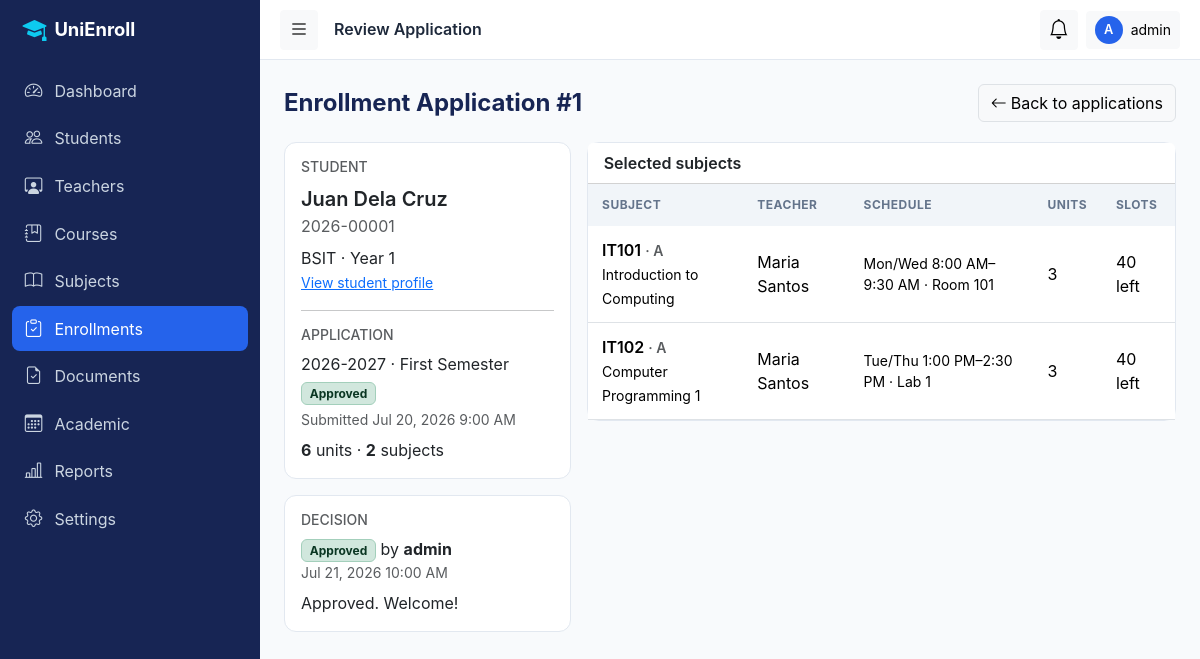
Screenshot of /admin/enrollments/view.php?id=1 (signed in) with the database file from the repository.
### tables this page shows
CREATE TABLE users (
  id            INT UNSIGNED AUTO_INCREMENT PRIMARY KEY,
  username      VARCHAR(50)  NOT NULL,
  email         VARCHAR(120) NOT NULL,
  password_hash VARCHAR(255) NOT NULL,
  role          ENUM('admin','teacher','student') NOT NULL,
  status        ENUM('active','inactive') NOT NULL DEFAULT 'active',
  last_login    DATETIME NULL,
  created_at    TIMESTAMP NOT NULL DEFAULT CURRENT_TIMESTAMP,
  updated_at    TIMESTAMP NOT NULL DEFAULT CURRENT_TIMESTAMP ON UPDATE CURRENT_TIMESTAMP,
  UNIQUE KEY uq_users_username (username),
  UNIQUE KEY uq_users_email (email),
  KEY idx_users_role_status (role, status)
);

CREATE TABLE enrollments (
  id           INT UNSIGNED AUTO_INCREMENT PRIMARY KEY,
  student_id   INT UNSIGNED NOT NULL,
  semester_id  INT UNSIGNED NOT NULL,
  status       ENUM('draft','pending','approved','rejected','cancelled') NOT NULL DEFAULT 'draft',
  total_units  TINYINT UNSIGNED NOT NULL DEFAULT 0,
  submitted_at DATETIME NULL,
  reviewed_by  INT UNSIGNED NULL,                       
  reviewed_at  DATETIME NULL,
  remarks      TEXT NULL,
  created_at   TIMESTAMP NOT NULL DEFAULT CURRENT_TIMESTAMP,
  updated_at   TIMESTAMP NOT NULL DEFAULT CURRENT_TIMESTAMP ON UPDATE CURRENT_TIMESTAMP,
  UNIQUE KEY uq_enrollments_student_sem (student_id, semester_id),
  KEY idx_enrollments_status (status),
  KEY idx_enrollments_semester (semester_id),
  CONSTRAINT fk_enrollments_student FOREIGN KEY (student_id)
    REFERENCES students(id) ON UPDATE CASCADE ON DELETE CASCADE,
  CONSTRAINT fk_enrollments_semester FOREIGN KEY (semester_id)
    REFERENCES semesters(id) ON UPDATE CASCADE ON DELETE RESTRICT,
  CONSTRAINT fk_enrollments_reviewer FOREIGN KEY (reviewed_by)
    REFERENCES users(id) ON UPDATE CASCADE ON DELETE SET NULL
);

CREATE TABLE students (
  id              INT UNSIGNED AUTO_INCREMENT PRIMARY KEY,
  user_id         INT UNSIGNED NOT NULL,
  student_no      VARCHAR(20)  NOT NULL,               
  first_name      VARCHAR(60)  NOT NULL,
  middle_name     VARCHAR(60)  NULL,
  last_name       VARCHAR(60)  NOT NULL,
  gender          ENUM('male','female','other') NULL,
  birth_date      DATE NULL,
  phone           VARCHAR(30)  NULL,
  address         VARCHAR(255) NULL,
  program_id      INT UNSIGNED NOT NULL,
  year_level      TINYINT UNSIGNED NOT NULL DEFAULT 1,
  profile_picture VARCHAR(255) NULL,
  status          ENUM('active','inactive','graduated') NOT NULL DEFAULT 'active',
  created_at      TIMESTAMP NOT NULL DEFAULT CURRENT_TIMESTAMP,
  updated_at      TIMESTAMP NOT NULL DEFAULT CURRENT_TIMESTAMP ON UPDATE CURRENT_TIMESTAMP,
  UNIQUE KEY uq_students_user (user_id),
  UNIQUE KEY uq_students_no (student_no),
  KEY idx_students_name (last_name, first_name),
  KEY idx_students_program_year (program_id, year_level),
  CONSTRAINT fk_students_user FOREIGN KEY (user_id)
    REFERENCES users(id) ON UPDATE CASCADE ON DELETE CASCADE,
  CONSTRAINT fk_students_program FOREIGN KEY (program_id)
    REFERENCES programs(id) ON UPDATE CASCADE ON DELETE RESTRICT
);

CREATE TABLE programs (
  id            INT UNSIGNED AUTO_INCREMENT PRIMARY KEY,
  department_id INT UNSIGNED NOT NULL,
  code          VARCHAR(20)  NOT NULL,
  name          VARCHAR(150) NOT NULL,
  duration_years TINYINT UNSIGNED NOT NULL DEFAULT 4,    
  description   TEXT NULL,
  status        ENUM('active','inactive') NOT NULL DEFAULT 'active',
  created_at    TIMESTAMP NOT NULL DEFAULT CURRENT_TIMESTAMP,
  updated_at    TIMESTAMP NOT NULL DEFAULT CURRENT_TIMESTAMP ON UPDATE CURRENT_TIMESTAMP,
  UNIQUE KEY uq_programs_code (code),
  KEY idx_programs_department (department_id),
  CONSTRAINT fk_programs_department FOREIGN KEY (department_id)
    REFERENCES departments(id) ON UPDATE CASCADE ON DELETE RESTRICT
);

CREATE TABLE academic_years (
  id         INT UNSIGNED AUTO_INCREMENT PRIMARY KEY,
  name       VARCHAR(20) NOT NULL,                     
  start_date DATE NOT NULL,
  end_date   DATE NOT NULL,
  is_active  TINYINT(1) NOT NULL DEFAULT 0,
  created_at TIMESTAMP NOT NULL DEFAULT CURRENT_TIMESTAMP,
  updated_at TIMESTAMP NOT NULL DEFAULT CURRENT_TIMESTAMP ON UPDATE CURRENT_TIMESTAMP,
  UNIQUE KEY uq_academic_years_name (name),
  CONSTRAINT chk_ay_dates CHECK (end_date > start_date)
);

CREATE TABLE semesters (
  id                INT UNSIGNED AUTO_INCREMENT PRIMARY KEY,
  academic_year_id  INT UNSIGNED NOT NULL,
  semester_no       TINYINT UNSIGNED NOT NULL,         
  name              VARCHAR(50) NOT NULL,
  start_date        DATE NOT NULL,
  end_date          DATE NOT NULL,
  enrollment_start  DATE NULL,
  enrollment_end    DATE NULL,
  max_units         TINYINT UNSIGNED NOT NULL DEFAULT 24,
  is_active         TINYINT(1) NOT NULL DEFAULT 0,
  created_at        TIMESTAMP NOT NULL DEFAULT CURRENT_TIMESTAMP,
  updated_at        TIMESTAMP NOT NULL DEFAULT CURRENT_TIMESTAMP ON UPDATE CURRENT_TIMESTAMP,
  UNIQUE KEY uq_semesters_ay_no (academic_year_id, semester_no),
  KEY idx_semesters_active (is_active),
  CONSTRAINT fk_semesters_ay FOREIGN KEY (academic_year_id)
    REFERENCES academic_years(id) ON UPDATE CASCADE ON DELETE CASCADE
);

CREATE TABLE enrollment_details (
  id            INT UNSIGNED AUTO_INCREMENT PRIMARY KEY,
  enrollment_id INT UNSIGNED NOT NULL,
  subject_id    INT UNSIGNED NOT NULL,
  units         TINYINT UNSIGNED NOT NULL,              
  result        ENUM('enrolled','passed','failed','dropped') NOT NULL DEFAULT 'enrolled',
  grade         DECIMAL(4,2) NULL,
  created_at    TIMESTAMP NOT NULL DEFAULT CURRENT_TIMESTAMP,
  UNIQUE KEY uq_details_enrollment_subject (enrollment_id, subject_id),
  KEY idx_details_subject (subject_id),
  CONSTRAINT fk_details_enrollment FOREIGN KEY (enrollment_id)
    REFERENCES enrollments(id) ON UPDATE CASCADE ON DELETE CASCADE,
  CONSTRAINT fk_details_subject FOREIGN KEY (subject_id)
    REFERENCES subjects(id) ON UPDATE CASCADE ON DELETE RESTRICT
);

CREATE TABLE courses (
  id          INT UNSIGNED AUTO_INCREMENT PRIMARY KEY,
  program_id  INT UNSIGNED NULL,                       
  code        VARCHAR(20)  NOT NULL,
  title       VARCHAR(150) NOT NULL,
  description TEXT NULL,
  units       TINYINT UNSIGNED NOT NULL DEFAULT 3,
  year_level  TINYINT UNSIGNED NULL,
  status      ENUM('available','unavailable') NOT NULL DEFAULT 'available',
  created_at  TIMESTAMP NOT NULL DEFAULT CURRENT_TIMESTAMP,
  updated_at  TIMESTAMP NOT NULL DEFAULT CURRENT_TIMESTAMP ON UPDATE CURRENT_TIMESTAMP,
  UNIQUE KEY uq_courses_code (code),
  KEY idx_courses_program (program_id),
  CONSTRAINT fk_courses_program FOREIGN KEY (program_id)
    REFERENCES programs(id) ON UPDATE CASCADE ON DELETE SET NULL
);

CREATE TABLE subjects (
  id           INT UNSIGNED AUTO_INCREMENT PRIMARY KEY,
  course_id    INT UNSIGNED NOT NULL,
  semester_id  INT UNSIGNED NOT NULL,
  teacher_id   INT UNSIGNED NULL,
  section      VARCHAR(20) NOT NULL DEFAULT 'A',
  max_students SMALLINT UNSIGNED NOT NULL DEFAULT 40,
  status       ENUM('open','closed') NOT NULL DEFAULT 'open',
  created_at   TIMESTAMP NOT NULL DEFAULT CURRENT_TIMESTAMP,
  updated_at   TIMESTAMP NOT NULL DEFAULT CURRENT_TIMESTAMP ON UPDATE CURRENT_TIMESTAMP,
  UNIQUE KEY uq_subjects_offering (course_id, semester_id, section),
  KEY idx_subjects_semester (semester_id),
  KEY idx_subjects_teacher (teacher_id),
  CONSTRAINT fk_subjects_course FOREIGN KEY (course_id)
    REFERENCES courses(id) ON UPDATE CASCADE ON DELETE RESTRICT,
  CONSTRAINT fk_subjects_semester FOREIGN KEY (semester_id)
    REFERENCES semesters(id) ON UPDATE CASCADE ON DELETE RESTRICT,
  CONSTRAINT fk_subjects_teacher FOREIGN KEY (teacher_id)
    REFERENCES teachers(id) ON UPDATE CASCADE ON DELETE SET NULL
);

### includes/auth_check.php (called while the page is built, shortened)
<?php
function require_login(): array
{
    $pdo  = Database::getConnection();
    $stmt = $pdo->prepare('SELECT id, username, role, status FROM users WHERE id = ?');
    $stmt->execute([$_SESSION['user_id']]);
    $user = $stmt->fetch();
    $user['name'] = $_SESSION['display_name'] ?? $user['username'];
    return $user;
}
function require_role($roles): array
{
    $roles = (array)$roles;
    $user  = require_login();
        ?>
        <?php
    return $user;
}

### admin/enrollments/view.php (the view, shortened to what this page needs)
<?php
require_once __DIR__ . '/../../includes/auth_check.php';
$user = require_role('admin');
$pdo  = Database::getConnection();
$id   = (int)($_GET['id'] ?? 0);
$stmt = $pdo->prepare(
    "SELECT e.*, s.id AS sid, s.student_no, s.first_name, s.last_name, s.year_level, p.code AS program_code, p.name AS program_name,
            sem.name AS sem_name, sem.max_units, ay.name AS ay_name, rv.username AS reviewer
     FROM enrollments e JOIN students s ON s.id = e.student_id JOIN programs p ON p.id = s.program_id
     JOIN semesters sem ON sem.id = e.semester_id JOIN academic_years ay ON ay.id = sem.academic_year_id
     LEFT JOIN users rv ON rv.id = e.reviewed_by
     WHERE e.id = ? AND e.status <> 'draft'"
);
$stmt->execute([$id]);
$en = $stmt->fetch();
$d = $pdo->prepare(
    "SELECT d.*, sb.section, sb.max_students, sb.id AS sub_id, c.code, c.title, CONCAT(t.first_name, ' ', t.last_name) AS teacher_name,
            (SELECT COUNT(*) FROM enrollment_details ed JOIN enrollments e2 ON e2.id = ed.enrollment_id
             WHERE ed.subject_id = sb.id AND e2.status = 'approved' AND e2.id <> d.enrollment_id) AS taken
     FROM enrollment_details d JOIN subjects sb ON sb.id = d.subject_id JOIN courses c ON c.id = sb.course_id
     LEFT JOIN teachers t ON t.id = sb.teacher_id WHERE d.enrollment_id = ? ORDER BY c.code"
);
$d->execute([$id]);
$details = $d->fetchAll();
$sched = [];
$sq = $pdo->prepare('SELECT ss.* FROM subject_schedules ss JOIN enrollment_details d ON d.subject_id = ss.subject_id WHERE d.enrollment_id = ?
                     ORDER BY FIELD(ss.day_of_week,"Monday","Tuesday","Wednesday","Thursday","Friday","Saturday","Sunday"), ss.start_time');
$sq->execute([$id]);
foreach ($sq->fetchAll() as $r) $sched[$r['subject_id']][] = $r;
$pageTitle = 'Review Application';
require_once __DIR__ . '/../../includes/header.php';
?>
<div class="page-header"><h4>Enrollment Application #<?= (int)$en['id'] ?></h4>
  <a href="index.php" class="btn btn-light border"><i class="bi bi-arrow-left me-1"></i>Back to applications</a></div>
<div class="row g-3">
  <div class="col-lg-4">
    <div class="card mb-3"><div class="card-body">
      <h6 class="text-muted text-uppercase small">Student</h6>
      <div class="fw-semibold fs-5"><?= e($en['first_name'] . ' ' . $en['last_name']) ?></div>
      <div class="text-muted"><?= e($en['student_no']) ?></div>
      <div class="mt-2"><?= e($en['program_code']) ?> · Year <?= (int)$en['year_level'] ?></div>
      <a href="<?= e(url('admin/students/view.php?id=' . (int)$en['sid'])) ?>" class="small">View student profile</a>
      <hr><h6 class="text-muted text-uppercase small">Application</h6>
      <div><?= e($en['ay_name'] . ' · ' . $en['sem_name']) ?></div>
      <div class="my-1"><?= status_badge($en['status']) ?></div>
      <div class="small text-muted">Submitted <?= $en['submitted_at'] ? e(format_date($en['submitted_at'], 'M d, Y g:i A')) : '—' ?></div>
      <div class="mt-2"><strong><?= (int)$en['total_units'] ?></strong> units · <strong><?= count($details) ?></strong> subjects</div>
    </div></div>
    <?php if ($en['status'] !== 'pending'): ?>
    <div class="card"><div class="card-body">
      <h6 class="text-muted text-uppercase small">Decision</h6>
      <div><?= status_badge($en['status']) ?> by <strong><?= e($en['reviewer'] ?? 'unknown') ?></strong></div>
      <div class="small text-muted mb-2"><?= $en['reviewed_at'] ? e(format_date($en['reviewed_at'], 'M d, Y g:i A')) : '' ?></div>
      <div><?= $en['remarks'] ? nl2br(e($en['remarks'])) : '<span class="text-muted">No remarks.</span>' ?></div>
    </div></div>
    <?php endif; ?>
  </div>
  <div class="col-lg-8">
    <div class="card mb-3"><div class="card-header bg-white fw-semibold">Selected subjects</div>
      <?php if (!$details): ?><div class="empty-state"><i class="bi bi-book"></i>This application has no subjects.</div><?php else: ?>
      <div class="table-responsive"><table class="table mb-0">
        <thead><tr><th>Subject</th><th>Teacher</th><th>Schedule</th><th>Units</th><th>Slots</th></tr></thead>
        <tbody><?php foreach ($details as $x): $sum = schedule_summary($sched[$x['subject_id']] ?? []); $slots = (int)$x['max_students'] - (int)$x['taken']; ?>
          <tr><td><div class="fw-semibold"><?= e($x['code']) ?> <small class="text-muted">· <?= e($x['section']) ?></small></div><small><?= e($x['title']) ?></small></td>
              <td><?= e($x['teacher_name'] ?? '—') ?></td>
              <td class="small"><?= $sum ? implode('<br>', array_map('e', $sum)) : '<span class="text-muted">TBA</span>' ?></td>
              <td><?= (int)$x['units'] ?></td>
              <td><span class="<?= $slots <= 0 ? 'text-danger fw-semibold' : '' ?>"><?= max(0, $slots) ?> left</span></td></tr>
        <?php endforeach; ?></tbody></table></div><?php endif; ?>
    </div>
  </div>
</div>
<?php require_once __DIR__ . '/../../includes/footer.php'; ?>

### includes/header.php (shortened to what this page needs)
<?php
$pageTitle = $pageTitle ?? APP_NAME;
?>
<!DOCTYPE html>
<html lang="en">
<head>
  <link href="https://cdn.jsdelivr.net/npm/bootstrap@5.3.3/dist/css/bootstrap.min.css" rel="stylesheet">
  <link href="https://cdn.jsdelivr.net/npm/bootstrap-icons@1.11.3/font/bootstrap-icons.min.css" rel="stylesheet">
  <link href="<?= e(asset('css/style.css')) ?>" rel="stylesheet">
</head>
<body>
<div class="app-wrapper">
  <?php require __DIR__ . '/sidebar.php'; ?>
  <div class="app-main">
    <header class="topbar">
      <button class="btn btn-light btn-sm" id="sidebarToggle" aria-label="Toggle sidebar"><i class="bi bi-list fs-5"></i></button>
      <h6 class="mb-0 ms-3 fw-semibold d-none d-sm-block"><?= e($pageTitle) ?></h6>
      <div class="ms-auto d-flex align-items-center gap-2">
        <div class="dropdown">
          <button class="btn btn-light btn-sm position-relative" data-bs-toggle="dropdown" aria-label="Notifications">
            <i class="bi bi-bell fs-5"></i>
          </button>
        </div>
        <div class="dropdown">
          <button class="btn btn-light btn-sm d-flex align-items-center gap-2" data-bs-toggle="dropdown">
            <span class="avatar"><?= e(strtoupper(mb_substr($user['name'], 0, 1))) ?></span>
            <span class="d-none d-md-inline"><?= e($user['name']) ?></span>
          </button>
        </div>
      </div>
    </header>
    <main class="content">

### includes/functions.php (shortened to what this page needs)
<?php
function e($value): string
{
    return htmlspecialchars((string)$value, ENT_QUOTES, 'UTF-8');
}
function url(string $path = ''): string
{
    return BASE_URL . '/' . ltrim($path, '/');
}
function asset(string $path): string
{
    return url('assets/' . ltrim($path, '/'));
}
function format_date(?string $date, string $format = 'M d, Y'): string
{
    return $date ? date($format, strtotime($date)) : '—';
}
function status_badge(string $status): string
{
    $map = [
        'active' => 'success', 'approved' => 'success', 'verified' => 'success', 'open' => 'success', 'available' => 'success',
        'pending' => 'warning', 'inactive' => 'secondary', 'draft' => 'secondary', 'closed' => 'secondary',
        'unavailable' => 'secondary', 'passed' => 'success', 'failed' => 'danger', 'enrolled' => 'primary', 'dropped' => 'secondary', 'rejected' => 'danger', 'cancelled' => 'dark', 'graduated' => 'info',
    ];
    return '<span class="badge bg-' . ($map[$status] ?? 'secondary') . '-subtle text-' . ($map[$status] ?? 'secondary')
         . '-emphasis border border-' . ($map[$status] ?? 'secondary') . '-subtle text-capitalize">' . e($status) . '</span>';
}
function format_time(string $t): string
{
    return date('g:i A', strtotime($t));
}
function schedule_summary(array $rows): array
{
    $groups = [];
    foreach ($rows as $r) {
        $key = $r['start_time'] . '|' . $r['end_time'] . '|' . ($r['room'] ?? '');
        $groups[$key]['days'][] = substr($r['day_of_week'], 0, 3);
        $groups[$key]['r'] = $r;
    }
    $out = [];
    foreach ($groups as $g) {
        $out[] = implode('/', $g['days']) . ' ' . format_time($g['r']['start_time']) . '–' . format_time($g['r']['end_time'])
               . (!empty($g['r']['room']) ? ' · ' . $g['r']['room'] : '');
    }
    return $out;
}

### rows the page displays
users: role "admin"
enrollments: id "1", student.last_name "Juan Dela Cruz", student.student_no "2026-00001", programs.code "BSIT", student.year_level "1", academic_years.name "2026-2027 · First Semester", status "Approved Approved", submitted_at "Jul 20, 2026 9:00 AM", total_units "6", reviewed_by.username "admin", reviewed_at "Jul 21, 2026 10:00 AM", remarks "Approved. Welcome!"
enrollment_details: courses.code "IT101", subject.section "A", courses.title "Introduction to Computing", teacher_name "Maria Santos", sum "Mon/Wed 8:00 AM–9:30 AM · Room 101", units "3", subject.max_students "40"
enrollment_details: courses.code "IT102", subject.section "A", courses.title "Computer Programming 1", teacher_name "Maria Santos", sum "Tue/Thu 1:00 PM–2:30 PM · Lab 1", units "3", subject.max_students "40"

### other values shown
$label "Dashboard"
$label "Students"
$label "Teachers"
$label "Courses"
$label "Subjects"
$label "Enrollments"
$label "Documents"
$label "Academic"
$label "Reports"
$label "Settings"
$pageTitle "Review Application"
mb_substr($user['name'], 0, 1) "A"
count($details) "2"
